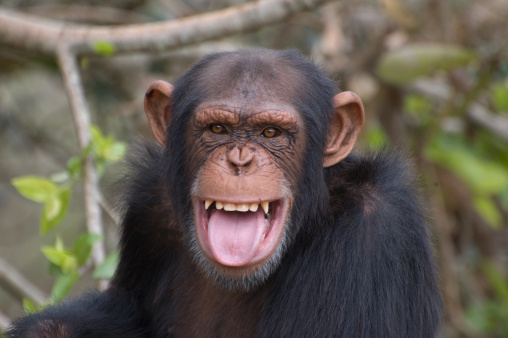
#> input picture chimpanzee.jpg, 508 x 338 px, given in place of the camera
$ python demo_img_blur.py   (older library calls are emulated)
#> lines starting #> are read from the running program, lines starting #| are printed output that depends on the picture


#----------
# demo of converting webcam frames into blurred images (via median filtering)
#----------


import numpy as np
import cv2


def UseWebCam():


    vcap = cv2.VideoCapture(0)

    nw0 = np.float(vcap.get(cv2.CAP_PROP_FRAME_WIDTH))
    nh0 = np.float(vcap.get(cv2.CAP_PROP_FRAME_HEIGHT))

    print( nw0, nh0 )

    nheight      = np.uint16(400)
    nwidth       = np.uint16( (nw0/nh0) * nheight  )

    print( nwidth, nheight )

    vcap.set(cv2.CAP_PROP_FRAME_WIDTH, nwidth)             #set width
    vcap.set(cv2.CAP_PROP_FRAME_HEIGHT, nheight)             #set height


    vcap.set(cv2.CAP_PROP_FPS,10)                       # frame rate

#    vcap.set(cv2.CAP_PROP_EXPOSURE, 0.001)         #set exposure time


    while(True):
        # Capture frame-by-frame
        ret, frame = vcap.read()
#> frame is the input picture: shape (338, 508, 3); mean B, G, R 82.5, 92.4, 100.4
        # flip left-right
        frame = cv2.flip(frame, 1)
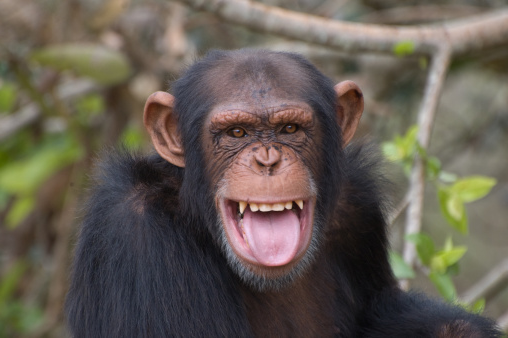
#> frame: shape (338, 508, 3); mean B, G, R 82.5, 92.4, 100.4


        '''HSV space'''
        hsv = cv2.cvtColor(frame,cv2.COLOR_BGR2HSV)
#> hsv: shape (338, 508, 3); mean H, S, V 58.9, 58.5, 103.6
        '''RGB space'''
        rgb = cv2.cvtColor(frame,cv2.COLOR_BGR2RGB)
        '''gray'''
        gray = cv2.cvtColor(frame, cv2.COLOR_BGR2GRAY)
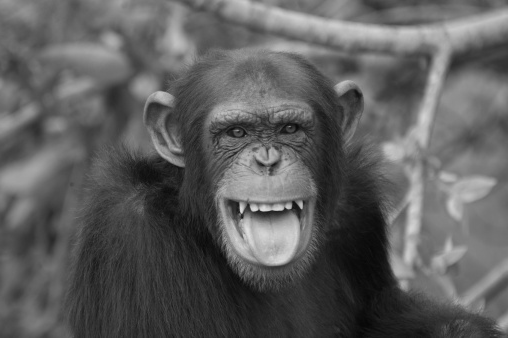
#> gray: shape (338, 508); min 7, max 223, mean 93.7


        '''median filtering'''
        r = cv2.medianBlur( rgb[:,:,0], 9)
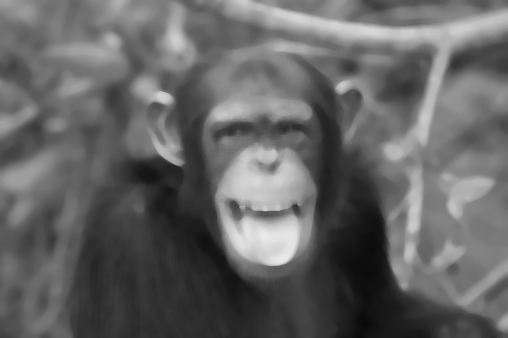
#> r: shape (338, 508); min 9, max 234, mean 100.3
        g = cv2.medianBlur( rgb[:,:,1], 9)
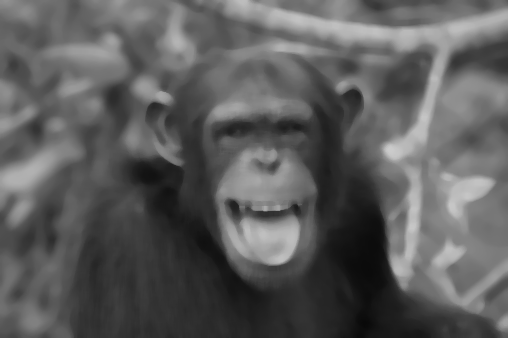
#> g: shape (338, 508); min 9, max 203, mean 92.3
        b = cv2.medianBlur( rgb[:,:,2], 9)
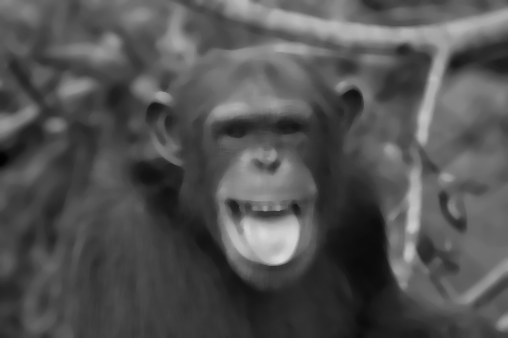
#> b: shape (338, 508); min 1, max 216, mean 82.4

        '''X'''
        X = np.vstack((rgb,cv2.merge((r,g,b))));
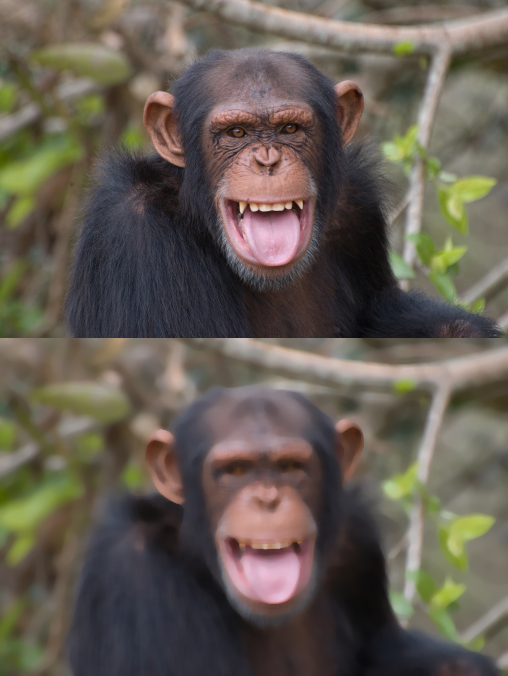
#> X: shape (676, 508, 3); mean R, G, B 100.3, 92.4, 82.5
        cv2.putText(X,'raw image',(10,30),cv2.FONT_HERSHEY_SIMPLEX,0.5,(255,0,0),1,cv2.LINE_AA)
        cv2.putText(X,'blurred image',(10,nheight+30),cv2.FONT_HERSHEY_SIMPLEX,0.5,(255,0,0),1,cv2.LINE_AA)
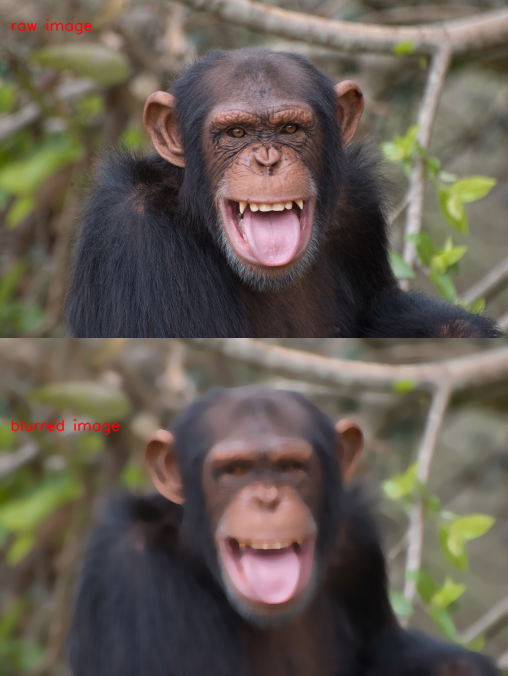
#> X: shape (676, 508, 3); mean R, G, B 100.6, 92.2, 82.3

        '''show'''
        cv2.imshow('median blur - To quit, press \'q\'', X)

        if cv2.waitKey(1) & 0xFF == ord('q'):
#> (key q is pressed here)
            break


    # When everything done, release the capture
    vcap.release()
    cv2.destroyAllWindows()


#----------
# M A I N
#----------

UseWebCam()

$ run again, on fruits.jpg
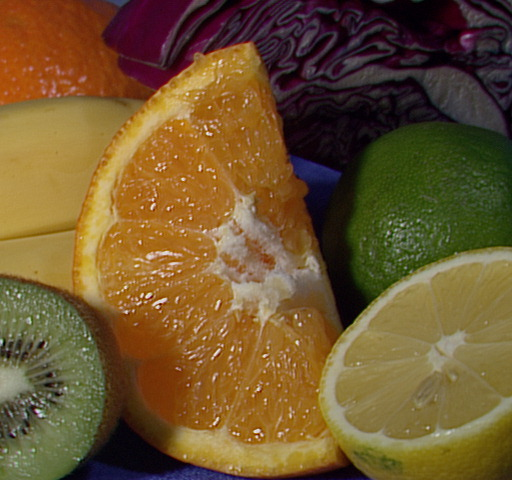
#> input picture fruits.jpg, 512 x 480 px, given in place of the camera
#> in UseWebCam, frame is the input picture: shape (480, 512, 3); mean B, G, R 46.2, 85.6, 110.8
#> hsv: shape (480, 512, 3); mean H, S, V 48.2, 159.9, 113.8
#> in UseWebCam, `b = cv2.medianBlur( rgb[:,:,2], 9)`:
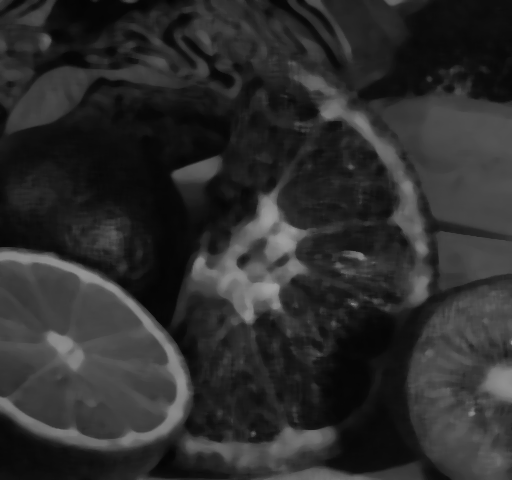
#> b: shape (480, 512); min 4, max 161, mean 44.7
#> in UseWebCam, `cv2.putText(X,'blurred image',(10,nheight+30),cv2.FONT_HERSHEY_SIMPLEX..`:
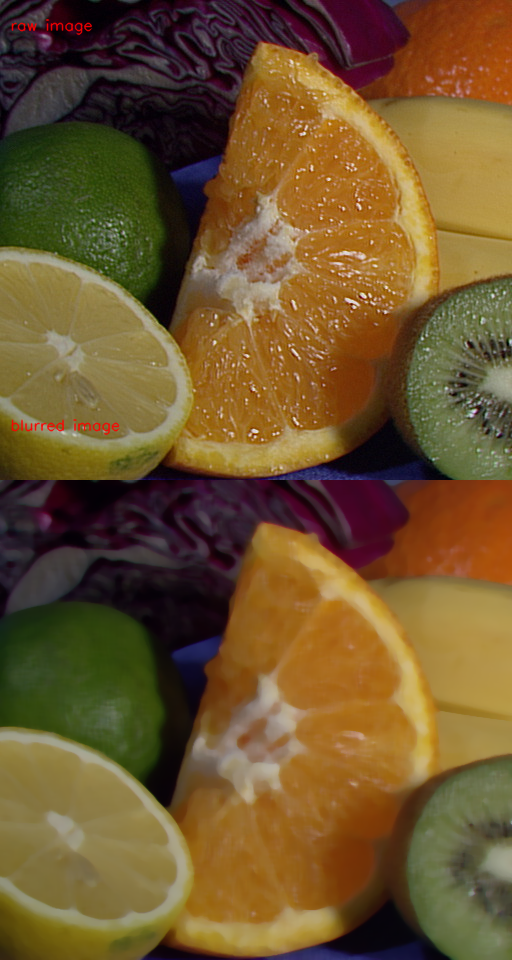
#> X: shape (960, 512, 3); mean R, G, B 110.7, 85.1, 45.4

$ run again, on lotus.jpg
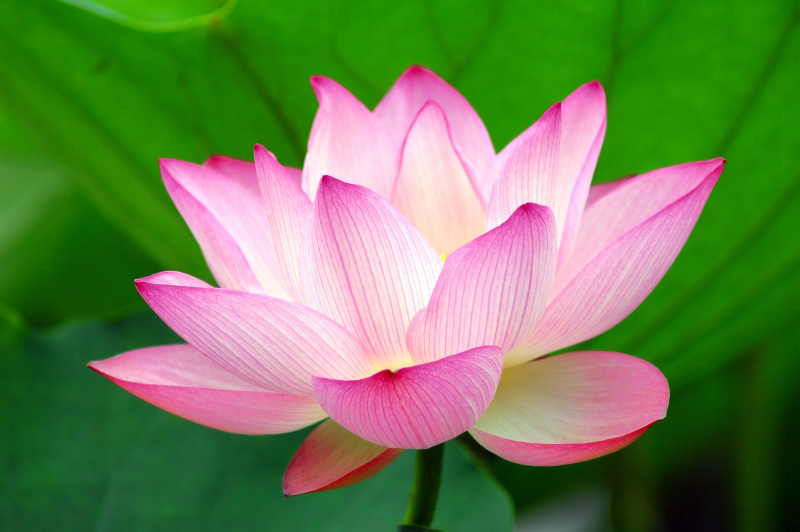
#> input picture lotus.jpg, 1600 x 1063 px, given in place of the camera (shown at 1/2 size)
#> in UseWebCam, frame is the input picture: shape (1063, 1600, 3); mean B, G, R 81.7, 129.6, 108.3
#> hsv: shape (1063, 1600, 3); mean H, S, V 89.6, 173, 155.9
#> in UseWebCam, `X = np.vstack((rgb,cv2.merge((r,g,b))));`:
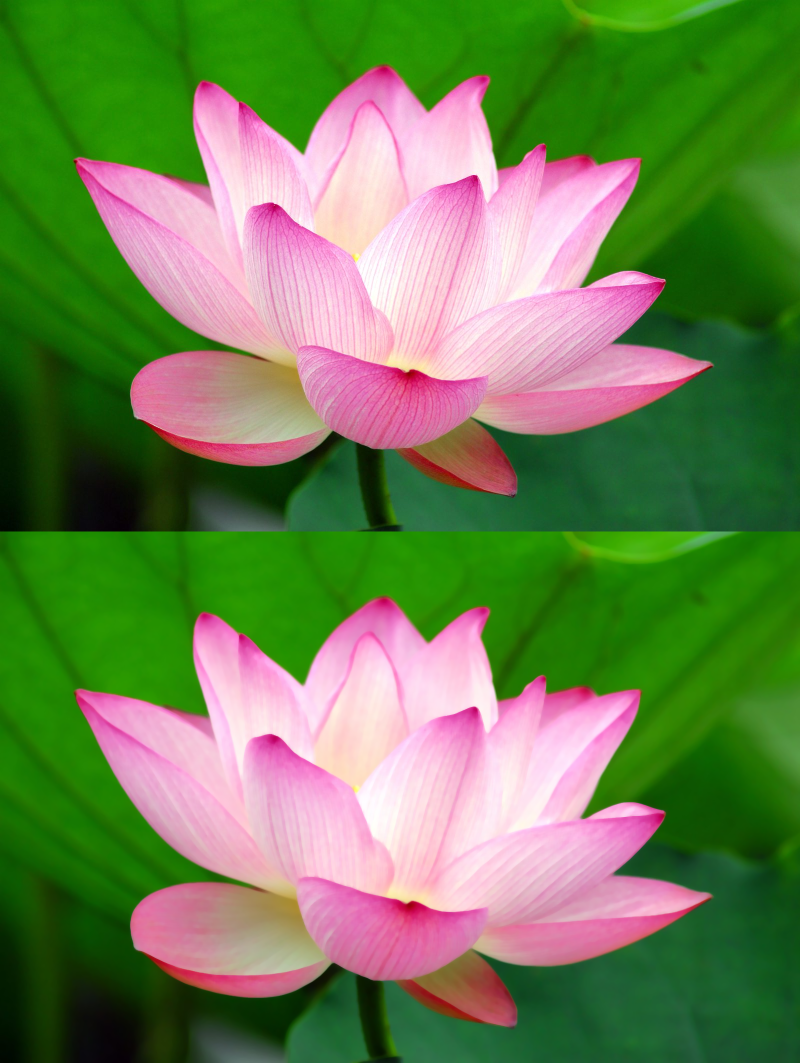
#> X: shape (2126, 1600, 3) (shown at 1/2 size); mean R, G, B 108.4, 129.7, 81.7
